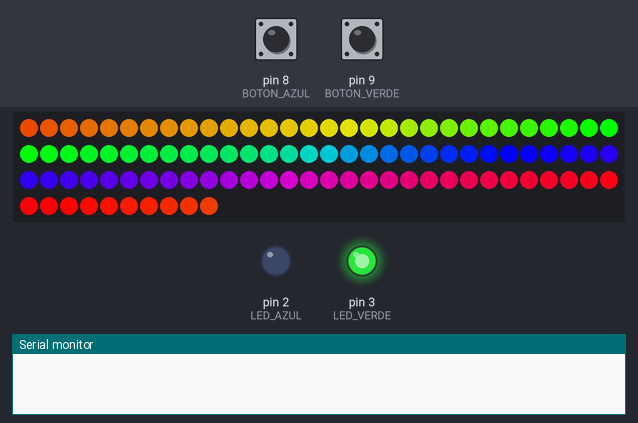
Bench run of a sketch on a simulated Arduino Uno, built with avr-gcc and run on an emulated ATmega328P. Parts: 100 RGB LEDs in strip order, left to right, continuing on the next row, output pins drawn as LEDs (lit = HIGH), the last lines printed to the serial monitor. Dashed ring = blinking. The inputs (shaded band) are chosen by the test bench; at power-on: pin 9 (BOTON_VERDE) HIGH, pin 8 (BOTON_AZUL) HIGH. Random numbers use the default seed unless the sketch sets one.

Above: at 1.2 s.
1.3 s: pin 9 (BOTON_VERDE) pulled LOW for 0.15 s
At 2.0 s:
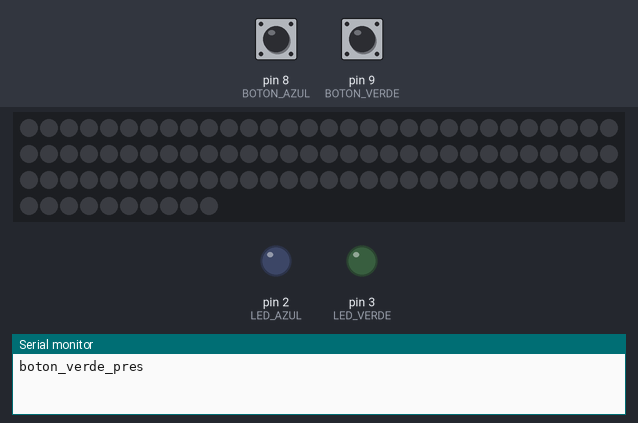
2.9 s: pin 9 (BOTON_VERDE) pulled LOW for 1 s
At 3.98 s:
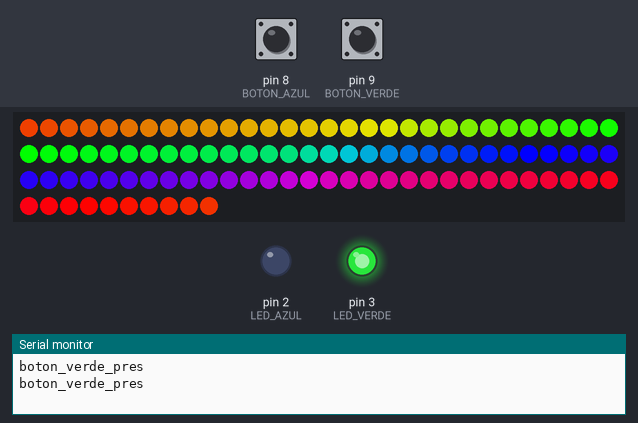
4.5 s: pin 8 (BOTON_AZUL) pulled LOW for 0.15 s
At 4.95 s:
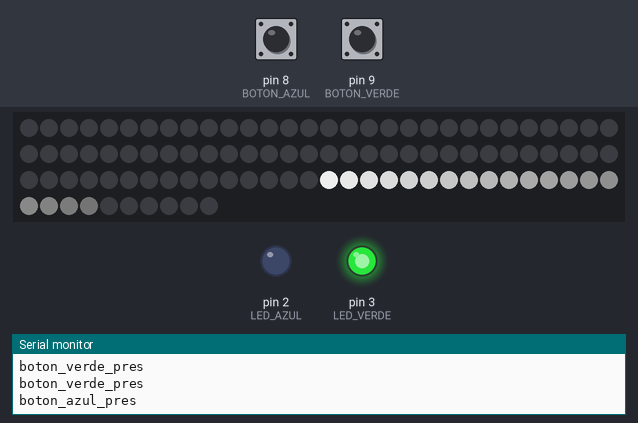
5.2 s: pin 8 (BOTON_AZUL) pulled LOW for 1 s
At 5.9 s:
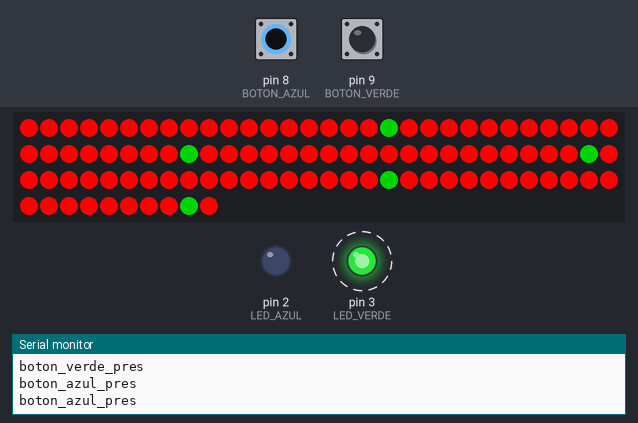
8.0 s: pin 8 (BOTON_AZUL) pulled LOW for 0.15 s
At 8.15 s:
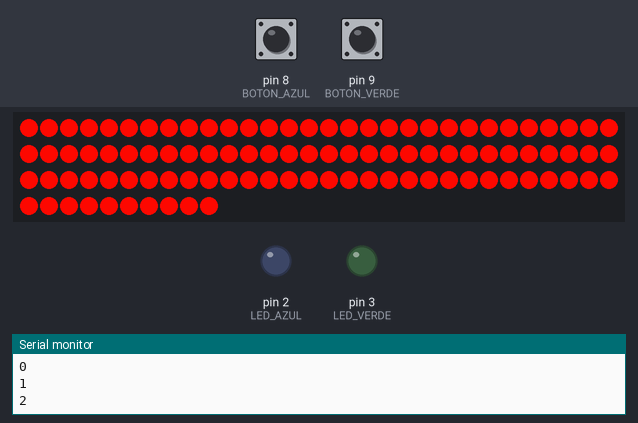
8.7 s: pin 8 (BOTON_AZUL) pulled LOW for 3.2 s
At 9.76 s:
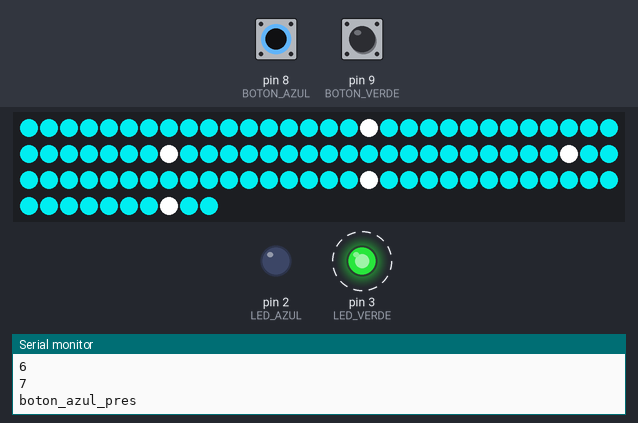
Timing chart, 0 to 14.4 s (numbered marks = the images above; inputs shaded):
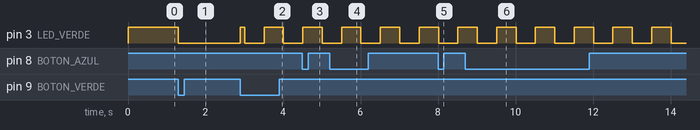

The sketch:

lucesnavidad10.ino
```cpp
#include "FastLED.h"
#include <arduino-timer.h>


// DEFINICIÓN E/S
// For led chips like Neopixels, which have a data line, ground, and power, you just
// need to define DATA_PIN.  For led chipsets that are SPI based (four wires - data, clock,
// ground, and power), like the LPD8806 define both DATA_PIN and CLOCK_PIN
#define DATA_PIN 6

// PIN 0 Y 1 RESERVADOS PARA COMM. SERIE
#define LED_AZUL 2
#define LED_VERDE 3
#define BOTON_AZUL 8
#define BOTON_VERDE 9
#define POTENCIOMETRO A0

// CONSTANTES
#define YELLOW 55
#define BLUE 240
#define RED 0
#define TOTAL_SECUENCIAS 7
#define TIEMPO_CAMBIO_AUTO 60000  // En millis

// How many leds in your strip?
#define NUM_LEDS 100


// VARIABLES DE PROGRAMA

// Define the array of leds
CRGB leds[NUM_LEDS];
int hue[NUM_LEDS];


bool boton_azul_pres, boton_verde_pres;
bool boton_azul, boton_verde, boton_azul_ant, boton_verde_ant;
bool bit_aux_azul, bit_aux_verde;
int val_pot, val_pot_esc;
int etapa, etapa_ant;
int i,j,k;
bool flag_inicio, flag_arcoiris, flag_nevada;
bool modo_auto,modo_manu,modo_off;
bool pulse_500ms,flag_500ms,flag_500ms_last;
bool flag_100ms,flag_100ms_last;

// Timers
Timer<1, millis, const char *> timer_nevada; // create a timer with 1 task and microsecond resolution
Timer<1, millis, const char *> timer_arcoiris; // create a timer with 1 task and microsecond resolution
Timer<10, millis, const char *> timer_varios;

void setup() {
  // put your setup code here, to run once:

  pinMode(LED_AZUL, OUTPUT);
  pinMode(LED_VERDE, OUTPUT);

  pinMode(BOTON_AZUL, INPUT_PULLUP);
  pinMode(BOTON_VERDE, INPUT_PULLUP);

  Serial.begin(9600);           //  setup serial

  // Configura los LEDs
  FastLED.addLeds<WS2811, DATA_PIN, RGB>(leds, NUM_LEDS);

  // Ajuste de tiempo efecto nevada en milis
  timer_nevada.every(100, set_flag_nevada);
  timer_arcoiris.every(50,set_flag_arcoiris);
  timer_varios.every(TIEMPO_CAMBIO_AUTO,incrementa_etapa);
  timer_varios.every(500,timer_500ms);
  timer_varios.every(100,timer_100ms);
  etapa=1;
  modo_auto=true;
  modo_manu=false;
  modo_off=false;


}

// FUNCION LECTURA ENTRADAS DIGITALES
void lectura_ED(){


  boton_azul = digitalRead(BOTON_AZUL);
  boton_verde = digitalRead(BOTON_VERDE);

  // Deteccion botón azul
  if (boton_azul != boton_azul_ant) {
    boton_azul_ant = boton_azul;
    if (boton_azul == LOW) {
      boton_azul_pres = true;
      Serial.println("boton_azul_pres");
    }
  }

  // Deteccion botón verde
  if (boton_verde != boton_verde_ant) {
    boton_verde_ant = boton_verde;
    if (boton_verde == LOW) {
      boton_verde_pres = true;
      Serial.println("boton_verde_pres");
    }
  }
}

// Timer 500ms
void timer_500ms(){
  flag_500ms = true;
  if(pulse_500ms){
    pulse_500ms = false;
  }
  else{
    pulse_500ms = true;
  }
}

// Timer 100ms
void timer_100ms(){
  flag_100ms = true;
}

void incrementa_etapa(){

  Serial.println("INCREMENTA ETAPA");
  if (modo_auto){

      etapa=etapa+1;

    }

    if (etapa>TOTAL_SECUENCIAS){
        etapa=1;
    }
 }


// FUNCIÓN APAGADO
void apagado(){
    for(uint16_t l=0; l<NUM_LEDS; l++)
    {
      leds[l]=CRGB::Black;
    }

    FastLED.show();
}

void set_flag_arcoiris(){
  flag_arcoiris = true;
}

void set_flag_nevada(){
  flag_nevada = true;
}


// FUNCIÓN ARCO IRIS
void arcoiris(bool init){

  if(init){

    for(uint16_t n=0; n<NUM_LEDS; n++){
      hue[n] = map(n,0,NUM_LEDS,0,255);
      leds[n] = CHSV( hue[n], 255, 255);
    }

  }
  else{
    if (flag_arcoiris){
      for(uint16_t n=0; n<NUM_LEDS; n++){
        if (hue[n] == 255){
          hue[n] = 0;
        }
        else{
          hue[n] = hue[n] + 1;
        }
        leds[n]=CHSV( hue[n], 255, 255);
      }
    }
  }

  FastLED.show();
  flag_arcoiris = false;

}

// ------------------------------------------------------------------------------
// FUNCIÓN SECUENCIA NEVADA
void nevada(bool inicio){

  CRGB aux;


    if(inicio){
    for(uint16_t l=0; l<NUM_LEDS; l++)
    {
      leds[l]=CRGB::Black;
    }

    for(uint16_t l=0; l<20; l++)
    {
      leds[NUM_LEDS-1-l]=CHSV( 255, 0, l*12);
    }


      FastLED.show();
    }
    else{

      if(flag_nevada){
        aux=leds[0];

        for(uint16_t l=1; l<NUM_LEDS; l++)
        {
          leds[l-1]=leds[l];
        }

        leds[NUM_LEDS-1]=aux;

        FastLED.show();
        flag_nevada = false;
      }

    }


}


// ------------------------------------------------------------------------------
// FUNCIÓN TEATRO
void teatro(bool inicio){

  CRGB aux;


    if(inicio){
    for(uint16_t l=0; l<NUM_LEDS; l++)
    {
      leds[l]=CRGB::Red;
    }


    leds[0]=CRGB::Green;
    leds[20]=CRGB::Green;
    leds[40]=CRGB::Green;
    leds[60]=CRGB::Green;
    leds[80]=CRGB::Green;

    FastLED.show();

    }
    else{

      if(flag_500ms & !flag_500ms_last){
        aux=leds[0];

        for(uint16_t l=1; l<NUM_LEDS; l++)
        {
          leds[l-1]=leds[l];
        }

        leds[NUM_LEDS-1]=aux;

        FastLED.show();

      }
      flag_500ms_last = flag_500ms;
      flag_500ms = false;
    }


}


// ------------------------------------------------------------------------------
// FUNCIÓN AZUL/BLANCO
void teatro2(bool inicio){

  CRGB aux;

    if(inicio){
    for(uint16_t l=0; l<NUM_LEDS; l++)
    {
      leds[l]=CRGB::DarkTurquoise;
    }

    leds[0]=CRGB::White;
    leds[20]=CRGB::White;
    leds[40]=CRGB::White;
    leds[60]=CRGB::White;
    leds[80]=CRGB::White;

    FastLED.show();
    }
    else{

      if(flag_500ms & !flag_500ms_last){
        aux=leds[0];

        for(uint16_t l=1; l<NUM_LEDS; l++)
        {
          leds[l-1]=leds[l];
        }

        leds[NUM_LEDS-1]=aux;

        FastLED.show();

      }
      flag_500ms_last = flag_500ms;
      flag_500ms = false;
    }


}


// ------------------------------------------------------------------------------
// FUNCIÓN CAMBIO GRADUAL
void cambio(){


    Serial.println(j);
    if (j < 255){
      j = j+1;
    }
    else{
      j=0;
    }

    FastLED.showColor(CHSV(j, 255, 255));
    flag_100ms = false;


}

// ------------------------------------------------------------------------------
// FUNCIÓN ENCENDIDO ALEATORIO
void aleatorio(bool inicio){

  long randNumber,randColor;

  if(inicio){
    for(uint16_t l=0; l<NUM_LEDS; l++)
    {
      leds[l]=CRGB::Black;
    }
    FastLED.show();
  }
  else{
    if(flag_100ms & !flag_100ms_last){
      randNumber = random(NUM_LEDS);
      randColor = random(256);
      leds[int(randNumber)]=CHSV(int(randColor), 255, 255);
    }
    FastLED.show();
  }

  flag_100ms_last = flag_100ms;
  flag_100ms = false;


}


// ------------------------------------------------------------------------------
// -------------------  MAIN ----------------------------------------------------
// ------------------------------------------------------------------------------

void loop() {

  timer_varios.tick();
  timer_nevada.tick();

  // LECTURA ENTRADAS DIGITALES
  lectura_ED();


  if (boton_azul_pres){
    if (modo_manu){
      etapa = etapa+1;
        if (etapa >TOTAL_SECUENCIAS){
          etapa = 1;
      }
    }
  }

  if (boton_verde_pres){
    if(modo_auto){
      modo_auto=false;
      modo_off=true;
      etapa=0;
    }else if(modo_manu){
      modo_manu=false;
      modo_auto=true;
    }else if(modo_off){
      modo_off=false;
      modo_manu=true;
      etapa=1;
    }

  }

  if (modo_auto){
    digitalWrite(LED_VERDE,true);

  }
  else if (modo_manu){
    digitalWrite(LED_VERDE,pulse_500ms);

  }
  else{
    digitalWrite(LED_VERDE,false);
  }


  //flag cambio etapa
  if (etapa!=etapa_ant) {
    flag_inicio = true;
    etapa_ant = etapa;
  }
  else{
    flag_inicio = false;
  }


 // SI SE AÑADEN MÁS ETAPAS ACTUALIZAR CONSTANTE
  switch (etapa) {

        case 0: // APAGADO
          apagado();
          digitalWrite(LED_AZUL,false);
          break;

        case 1: // ARCO IRIS

          timer_arcoiris.tick();
          arcoiris(flag_inicio);
          digitalWrite(LED_AZUL,false);
          break;

        case 2:
          timer_nevada.tick();
          nevada(flag_inicio);
          digitalWrite(LED_AZUL,false);
          break;

        case 3:
          teatro(flag_inicio);
          break;

        case 4:
          if(flag_100ms){
            cambio();
          }
          break;

        case 5:
          teatro2(flag_inicio);
          break;

        case 6:
          aleatorio(flag_inicio);
          break;

        case 7:
          digitalWrite(LED_AZUL,true);
          val_pot = analogRead(POTENCIOMETRO);  // read the input pin
          val_pot_esc = map(val_pot, 0, 1023, 0, 255); // Escalado de analógica
          FastLED.showColor(CHSV(val_pot_esc, 255, 255));
          break;

        default:
          // statements
          break;

      }


  boton_azul_pres = false;
  boton_verde_pres = false;


}
```

Measured:
- after the input at 1.3 s, pin 3 (LED_VERDE): HIGH → LOW at once
- after the input at 2.9 s, pin 3 (LED_VERDE): LOW → HIGH at once, → LOW 0.11 s later, → HIGH 0.50 s later, → LOW 0.50 s later; the LEDs: first change at once (image 2 shows a later state)
